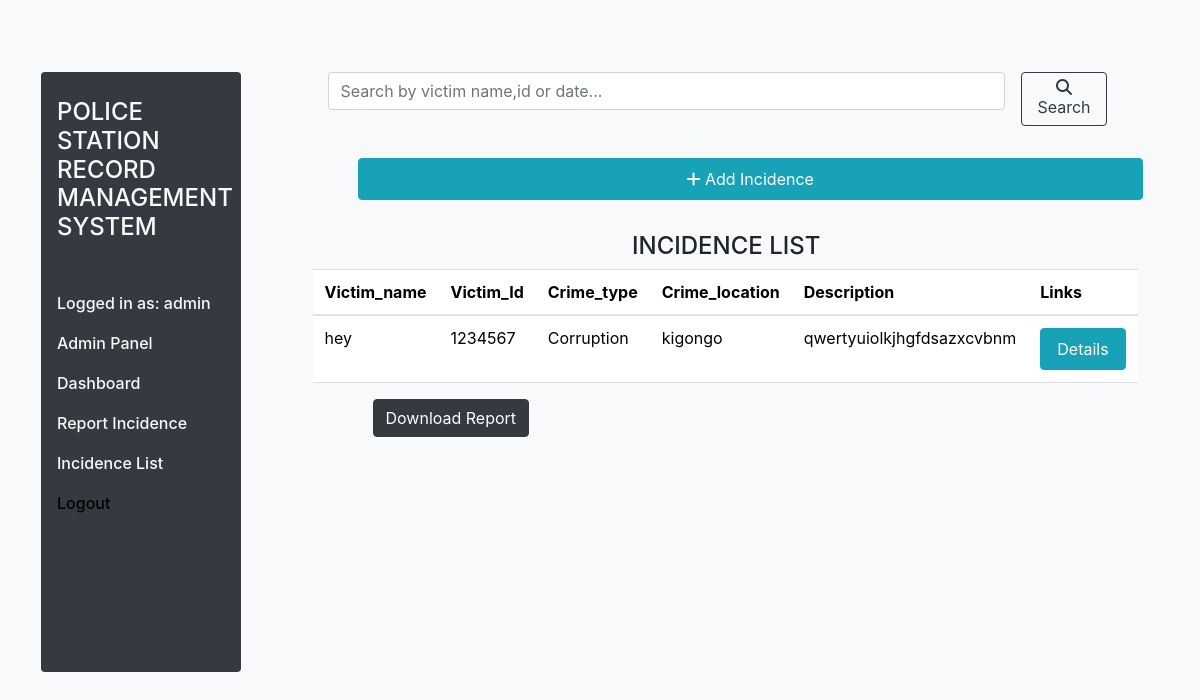
Screenshot of /report/list (signed in) with the database file from the repository.
### records/models.py (models this page shows, shortened)
class Report (models.Model):
    report_id = models.UUIDField(default=uuid.uuid4, editable=False, unique=True)
    victim_name = models.CharField(max_length=100)
    victim_id = models.IntegerField(max_length=8)
    crime_type = models.ForeignKey(Crime,on_delete=models.CASCADE,null=True, blank=False)
    crime_location = models.CharField(max_length=100)
    date = models.DateTimeField(auto_now_add=True)
    description = models.TextField(max_length=100)

class Crime(models.Model):
    name = models.CharField(max_length=100)
    def __str__(self) :
        return self.name

### records/views.py (the view)
# urls.py: path('report/list', views.report_list, name='report_list'),
@login_required(login_url='login')
def report_list(request):
    q = request.GET.get('q') if request.GET.get('q') != None else ''
    report_list = Report.objects.filter(
        Q(victim_id__icontains=q) |
        Q(victim_name__icontains=q) |
        Q(date__icontains=q)
    )
    context = {
        'report_list': report_list,
    }
    return render(request, 'records/report_list.html', context)

### records/templates/records/report_list.html (shortened to what this page needs)
{% extends 'records/base.html' %} {% load crispy_forms_tags%}
    {% block content %}
    <div class="row">
        <div class="col-md-3 ">
            {% include 'records/sidebar.html'%}
        </div>
        <div class="col-md-8 mt-5">
                <form class="d-flex" method="GET">
                    <input class="form-control me-2" type="text" name="q" placeholder="Search by victim name,id or date..." aria-label="Search">
                    <button class="btn btn-outline-dark search ml-2" type="submit"><i class="fa-solid fa-magnifying-glass"></i>Search </button>
                </form>
            <div class="row">
                <div class="row">
                    <a href="{% url 'add_report'%}" class="btn btn-info m-3 ml-5 p-2"><i class="fa fa-plus"></i> Add Incidence</a>
                    <h4 class="text-center ml-4 mt-3">INCIDENCE LIST</h4>
                </div>
                <table class="table  p-2 jumbortron">
                    <thead>
                        <tr>
                            <th scope="col">Victim_name</th>
                            <th scope="col">Victim_Id</th>
                            <th scope="col">Crime_type</th>
                            <th scope="col">Crime_location</th>
                            <th scope="col">Description</th>
                            <th  scope="col">Links</th>
                        </tr>
                    </thead>
                    <tbody>
                        {% for report_list in report_list %}
                        <tr>
                            <td scope="row">{{report_list.victim_name}}</td>
                            <td scope="row">{{report_list.victim_id}}</td>
                            <td scope="row">{{report_list.crime_type}}</td>
                            <td scope="row">{{report_list.crime_location}}</td>
                            <td scope="row">{{report_list.description}}</td>
                            <td scope="row"><a class="nav-link btn btn-info" href="{% url 'detail' report_list.id %}">Details</a></td>
                        </tr>
                     {% empty %}
                     <div class="alert alert-info text-dark m-l ml-4 ">
                         <p class="text-center">Sorry No record available!!</p>
                     </div>
                        {% endfor%}
                    </tbody>
                    </table>
                    <div class="download ml-5">
                        <a href="{% url 'reports-download' %}" class="btn btn-dark">Download Report</a>
                    </div>
              </div>
        </div>
    </div>
    {% endblock content %}

### records/templates/records/sidebar.html (shortened to what this page needs)
{% extends 'records/base.html'%}
{% load crispy_forms_tags %}
{% block content%}
<div class="row">
    <nav id="sidebarMenu" class="col-md-3 col-lg-2 d-md-block bg-light sidebar collapse m-1 p-1" style="position: fixed; margin-top:30px;">
        <div class="position-sticky pt-3">
          <nav>
    <div class="col-md-2 position-fixed bg-dark text-light p-2 rounded sidebar" data-spy="scroll" data-target="#main" style="min-height:600px;" id="sticky-sidebar">
        <a class="navbar-brand" href="#">  {% load static %}
            </a>
        <div>
            <h4 class="m-2">POLICE STATION RECORD MANAGEMENT SYSTEM</h4>
            <hr class="text-info">
        </div>
            <div class="d-flex flex-column flex-shrink-1 text-black  p-2 position-sticky collapse mt-1" id="sidebar" style="width: 280px; position:fixed;">
                <ul class="navbar-nav">
                    <li class="nav-item">
                        {% if user.is_superuser %}
                        <a href="{% url 'home'%}" class="nav-link text-light disabled"> Logged in as: {{user.username}}</a>
                        <a href="/admin" class="nav-link text-light"> Admin Panel</a>
                        <a href="{% url 'home'%}" class="nav-link text-light"> Dashboard</a>
                        <a href="{% url 'add_report' %}" class="nav-link text-light"> Report Incidence</a>
                        <a href="{% url 'report_list' %}" class="nav-link text-light"> Incidence List</a>
                        <a class="nav-link mr-o" href="{% url 'logout'%}">Logout</a>
{% endif %}
                    </li>
                </ul>
            </div>
        </nav>
    </div>
</div>
{% endblock content%}

### records/static/records/dashboard.css (style rules this page uses)
body { font-size: .875rem; }
.sidebar { position: fixed; z-index: 100; }
.sidebar .nav-link { font-weight: 500; }

### rows the page displays
Report: victim_name "hey", victim_id "1234567", crime_type "Corruption", crime_location "kigongo", description "qwertyuiolkjhgfdsazxcvbnm"

### other values shown
{{ user.username }} "admin"
